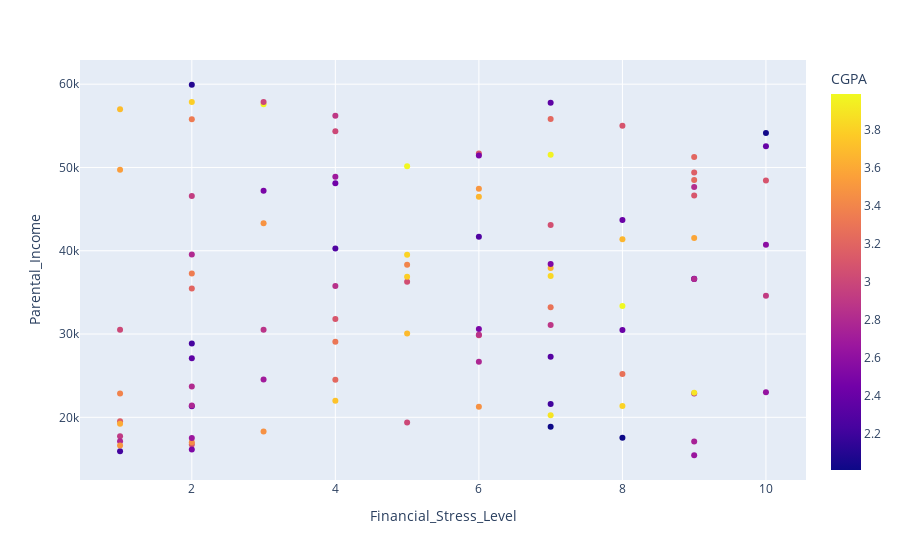

The notebook cell this image was saved under:
### Markdown cell above
I created a new data frame, DF_model1, with thee variables 'Counseling_Need',''Proposed_Remedy, and 'Placement_Status'. To make it easier for myself to remember what the "0" and "1" meant in the 'Counseling_Need' column, I named "0" as No Need and "1" as Need. Than I created a scatter plot of this new data frame with 'Placement_Status' on the x-axis and 'Counseling_Need' on the y-axis with 'Proposed_Redmedy' as the color. However, something didn't work.

### Code cell
variables=['Financial_Stress_Level','Parental_Income','CGPA']
DF_model2=DF[variables]
fig=px.scatter(DF_model2,x='Financial_Stress_Level',y='Parental_Income',color='CGPA')
fig.show()

### Figure 1 — Plotly figure (JSON) as saved in the notebook; plotly's stock layout.template omitted (floating-point values rounded to 4 significant figures)
{"data": [{"hovertemplate": "Financial_Stress_Level=%{x}<br>Parental_Income=%{y}<br>CGPA=%{marker.color}<extra></extra>", "legendgroup": "", "marker": {"color": [2.8, 2.35, 3.23, 3.35, 3.96, 3.01, 2.1, 2.93, 3.79, 3.48, 2.28, 3.16, 2.39, 3.1, 3.97, 3.11, 2.01, 2.49, 2.41, 3.13, 2.68, 2.03, 3.89, 2.87, 2.25, 3.61, 2.35, 3.44, 2.41, 3.06, 2.01, 3.31, 3.47, 3.09, 3.16, 3.98, 3.67, 3.7, 2.79, 2.35, 3.5, 2.31, 3.67, 3.4, 3.21, 2.74, 3.01, 3.99, 2.91, 3.81, 3.69, 3.34, 2.49, 2.9, 3.22, 2.22, 2.23, 3.65, 2.52, 3.58, 3.81, 2.89, 3.2, 3.22, 2.78, 3.89, 3.39, 3.1, 3.07, 2.21, 2.5, 2.79, 2.52, 2.7, 3.05, 3, 3.73, 2.67, 3.47, 2.86, 2.85, 3.79, 3.54, 3.83, 2.51, 2.28, 2.92, 3.09, 3.01, 2.58, 2.78, 2.63, 2.81, 2.81, 3.29, 2.66, 2.44, 3.28, 2.82, 3.49], "coloraxis": "coloraxis", "symbol": "circle"}, "mode": "markers", "name": "", "orientation": "v", "showlegend": false, "type": "scatter", "x": [2, 2, 9, 2, 7, 5, 2, 2, 2, 3, 6, 1, 10, 9, 3, 6, 7, 6, 8, 2, 4, 10, 7, 3, 9, 1, 2, 2, 8, 7, 8, 4, 6, 8, 9, 5, 6, 1, 9, 7, 6, 7, 8, 5, 9, 9, 1, 8, 1, 8, 5, 2, 3, 4, 7, 1, 2, 7, 9, 9, 5, 7, 2, 4, 2, 9, 1, 4, 6, 7, 6, 1, 7, 3, 5, 3, 4, 2, 3, 6, 4, 5, 1, 7, 2, 4, 10, 10, 4, 10, 6, 10, 9, 2, 7, 9, 4, 8, 9, 1], "xaxis": "x", "y": [39540, 21331, 48483, 37263, 51514, 19378, 59932, 46573, 57871, 43299, 41688, 19532, 52560, 46638, 57603, 51682, 18867, 51439, 30486, 16749, 48882, 54133, 20233, 30502, 36626, 19213, 27092, 17003, 43678, 43084, 17535, 29078, 21268, 55018, 49388, 50141, 46489, 57005, 22845, 57783, 47431, 27262, 41367, 38320, 51252, 17103, 30509, 33356, 17730, 21367, 30054, 55786, 47206, 56197, 55825, 15927, 28875, 37926, 36621, 41529, 39524, 31079, 35461, 24498, 21406, 22956, 22849, 31800, 29861, 21596, 30597, 17111, 38411, 24554, 36263, 57849, 21982, 17526, 18293, 29928, 35756, 36882, 49730, 36968, 16146, 40271, 34598, 48436, 54342, 40724, 26662, 22994, 36603, 23699, 33206, 15444, 48112, 25190, 47647, 16626], "yaxis": "y"}], "layout": {"autosize": true, "coloraxis": {"colorbar": {"title": {"text": "CGPA"}}, "colorscale": [[0, "#0d0887"], [0.1111, "#46039f"], [0.2222, "#7201a8"], [0.3333, "#9c179e"], [0.4444, "#bd3786"], [0.5556, "#d8576b"], [0.6667, "#ed7953"], [0.7778, "#fb9f3a"], [0.8889, "#fdca26"], [1, "#f0f921"]]}, "legend": {"tracegroupgap": 0}, "margin": {"t": 60}, "xaxis": {"anchor": "y", "autorange": true, "domain": [0, 1], "range": [0.3931, 10.61], "title": {"text": "Financial_Stress_Level"}, "type": "linear"}, "yaxis": {"anchor": "x", "autorange": true, "domain": [0, 1], "range": [12000.0, 63380.0], "title": {"text": "Parental_Income"}, "type": "linear"}}}
